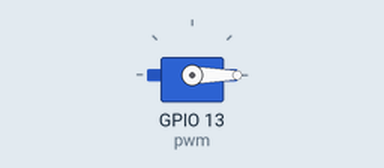
A program run on a simulated ESP32 board running MicroPython. Shown: servo. Servo angles are drawn from the pulse width (0.5 ms = 0°, 2.5 ms = 180°).

Above: at 0.05 s.
At 1.5 s:
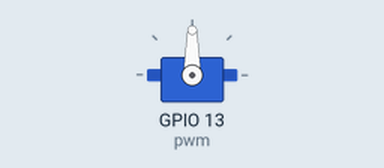
At 3.0 s:
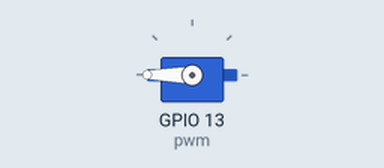
Timing chart, 0 to 6.9 s (numbered marks = the images above):
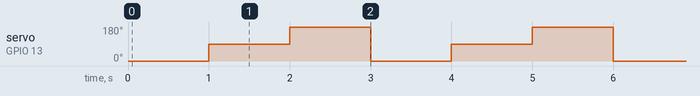

Measured:
- by itself, servo on GPIO 13 (pwm): repeats every 3.0 s: 180° 1.0 s, 0° 1.0 s, 90° 1.0 s

The program:

pj5_1_servo.py
```python
from machine import Pin, PWM
import time
pwm = PWM(Pin(13))
pwm.freq(50)

'''
Duty cycle corresponding to the Angle
0°----2.5%----25
45°----5%----51.2
90°----7.5%----77
135°----10%----102.4
180°----12.5%----128
'''
angle_0 = 25
angle_90 = 77
angle_180 = 128

while True:
    pwm.duty(angle_0)
    time.sleep(1)
    pwm.duty(angle_90)
    time.sleep(1)
    pwm.duty(angle_180)
    time.sleep(1)
```
